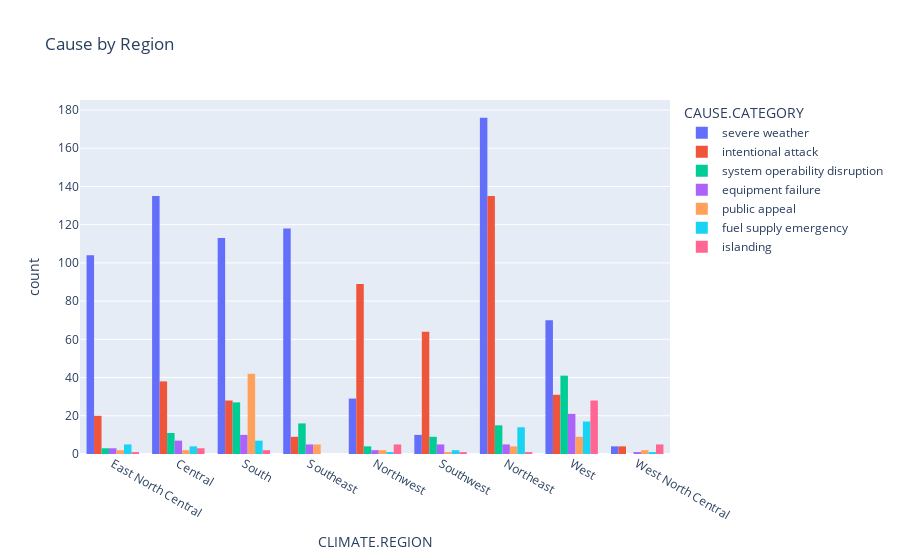

Source (notebook cell):
### Code cell
fig1 = px.histogram(df, x='CLIMATE.REGION', 
                   title='Cause by Region', 
                   color = 'CAUSE.CATEGORY',
                   barmode = 'group',
                   labels={'x': 'Region', 'y': 'Frequency'})
fig1.show()

### Figure 1 — Plotly figure (JSON) as saved in the notebook; plotly's stock layout.template omitted (floating-point values rounded to 4 significant figures; data arrays with more than 128 entries replaced by an {"elided": "..."} marker saying what was removed)
{"data": [{"alignmentgroup": "True", "bingroup": "x", "hovertemplate": "CAUSE.CATEGORY=severe weather<br>CLIMATE.REGION=%{x}<br>count=%{y}<extra></extra>", "legendgroup": "severe weather", "marker": {"color": "#636efa", "pattern": {"shape": ""}}, "name": "severe weather", "offsetgroup": "severe weather", "orientation": "v", "showlegend": true, "type": "histogram", "x": {"elided": "763 str values"}, "xaxis": "x", "yaxis": "y"}, {"alignmentgroup": "True", "bingroup": "x", "hovertemplate": "CAUSE.CATEGORY=intentional attack<br>CLIMATE.REGION=%{x}<br>count=%{y}<extra></extra>", "legendgroup": "intentional attack", "marker": {"color": "#EF553B", "pattern": {"shape": ""}}, "name": "intentional attack", "offsetgroup": "intentional attack", "orientation": "v", "showlegend": true, "type": "histogram", "x": {"elided": "418 str values"}, "xaxis": "x", "yaxis": "y"}, {"alignmentgroup": "True", "bingroup": "x", "hovertemplate": "CAUSE.CATEGORY=system operability disruption<br>CLIMATE.REGION=%{x}<br>count=%{y}<extra></extra>", "legendgroup": "system operability disruption", "marker": {"color": "#00cc96", "pattern": {"shape": ""}}, "name": "system operability disruption", "offsetgroup": "system operability disruption", "orientation": "v", "showlegend": true, "type": "histogram", "x": ["Central", "Central", "Central", "East North Central", "East North Central", "East North Central", "South", "South", "South", "South", "South", "South", "South", "South", "South", "South", "South", "South", "South", "South", "South", "South", "South", "South", "South", "South", "Central", "Central", "Central", "Central", "Central", "South", "Northwest", "Southwest", "Southwest", "Northeast", "Northeast", "Northeast", "Southwest", "Southwest", "Central", "Central", "Southeast", "Southeast", "Southeast", "Southeast", "Southeast", "Northeast", "Northeast", "Central", "Northeast", "Northeast", "Northeast", "Northeast", "Northeast", "Northeast", "Northeast", "Northeast", "South", "South", "South", "South", "South", "South", "Southeast", "Southeast", "Southeast", "Southeast", "Southeast", "Southeast", "Southeast", "Southeast", "Southeast", "Southeast", "West", "West", "West", "West", "West", "West", "West", "West", "West", "West", "West", "West", "West", "West", "West", "West", "West", "West", "West", "West", "West", "West", "West", "West", "West", "West", "West", "West", "West", "West", "West", "West", "West", "West", "West", "West", "West", "West", "West", "West", "West", "Southeast", "Southwest", "Northeast", "Northeast", "Southwest", "Southwest", "Southwest", "Southwest", null, "Northwest", "Northwest", "Northwest"], "xaxis": "x", "yaxis": "y"}, {"alignmentgroup": "True", "bingroup": "x", "hovertemplate": "CAUSE.CATEGORY=equipment failure<br>CLIMATE.REGION=%{x}<br>count=%{y}<extra></extra>", "legendgroup": "equipment failure", "marker": {"color": "#ab63fa", "pattern": {"shape": ""}}, "name": "equipment failure", "offsetgroup": "equipment failure", "orientation": "v", "showlegend": true, "type": "histogram", "x": ["Central", "Central", "East North Central", "East North Central", "East North Central", "South", "South", "South", "South", "South", "South", "Central", "Central", "Central", "Northwest", "Southwest", "Southwest", "Southwest", "Southwest", "Northeast", "Central", "Southwest", "Central", "Northwest", "Northeast", "Northeast", "Northeast", "Northeast", "South", "South", "South", "Southeast", "Southeast", "Southeast", "Southeast", "West", "West", "West", "West", "West", "West", "West", "West", "West", "West", "West", "West", "West", "West", "West", "West", "West", "West", "West", "West", "West", "South", "Southeast", "West North Central", null], "xaxis": "x", "yaxis": "y"}, {"alignmentgroup": "True", "bingroup": "x", "hovertemplate": "CAUSE.CATEGORY=public appeal<br>CLIMATE.REGION=%{x}<br>count=%{y}<extra></extra>", "legendgroup": "public appeal", "marker": {"color": "#FFA15A", "pattern": {"shape": ""}}, "name": "public appeal", "offsetgroup": "public appeal", "orientation": "v", "showlegend": true, "type": "histogram", "x": ["Central", "East North Central", "East North Central", "South", "South", "South", "South", "South", "South", "South", "South", "South", "South", "South", "South", "South", "South", "South", "South", "South", "Central", "Northwest", "Southwest", "Northeast", "Northeast", "Northeast", "Northeast", "South", "South", "South", "South", "South", "South", "South", "South", "South", "South", "South", "South", "South", "South", "Southeast", "Southeast", "Southeast", "West", "West", "West", "West", "West", "West", "West", "West", "West", "South", "South", "South", "South", "South", "South", "South", "Southeast", "Southeast", "West North Central", "South", "South", "South", "South", "Northwest", "West North Central"], "xaxis": "x", "yaxis": "y"}, {"alignmentgroup": "True", "bingroup": "x", "hovertemplate": "CAUSE.CATEGORY=fuel supply emergency<br>CLIMATE.REGION=%{x}<br>count=%{y}<extra></extra>", "legendgroup": "fuel supply emergency", "marker": {"color": "#19d3f3", "pattern": {"shape": ""}}, "name": "fuel supply emergency", "offsetgroup": "fuel supply emergency", "orientation": "v", "showlegend": true, "type": "histogram", "x": ["East North Central", "East North Central", "East North Central", "East North Central", "East North Central", "South", "South", "South", "South", "South", "South", "Central", "Central", "Northwest", "Central", "Central", "Northeast", "Northeast", "Northeast", "Northeast", "Northeast", "Northeast", "Northeast", "Northeast", "Northeast", "Northeast", "Northeast", "Northeast", "South", "West", "West", "West", "West", "West", "West", "West", "West", "West", "West", "West", "West", "West", "West", "West", "West", "West", "Southwest", "Northeast", "Northeast", "Southwest", "West North Central"], "xaxis": "x", "yaxis": "y"}, {"alignmentgroup": "True", "bingroup": "x", "hovertemplate": "CAUSE.CATEGORY=islanding<br>CLIMATE.REGION=%{x}<br>count=%{y}<extra></extra>", "legendgroup": "islanding", "marker": {"color": "#FF6692", "pattern": {"shape": ""}}, "name": "islanding", "offsetgroup": "islanding", "orientation": "v", "showlegend": true, "type": "histogram", "x": ["East North Central", "Central", "Central", "Central", "Northwest", "Northwest", "Northwest", "Northwest", "Northwest", "West North Central", "West North Central", "West", "West", "West", "West", "West", "West", "West", "West", "West", "West", "West", "West", "West", "West", "West", "West", "West", "West", "West", "West", "West", "West", "West", "West", "West", "West", "West", "West", "South", "West North Central", "South", "Northeast", "Southwest", "West North Central", "West North Central"], "xaxis": "x", "yaxis": "y"}], "layout": {"barmode": "group", "legend": {"title": {"text": "CAUSE.CATEGORY"}, "tracegroupgap": 0}, "title": {"text": "Cause by Region"}, "xaxis": {"anchor": "y", "domain": [0, 1], "title": {"text": "CLIMATE.REGION"}}, "yaxis": {"anchor": "x", "domain": [0, 1], "title": {"text": "count"}}}}
